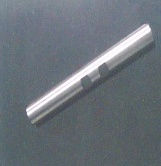
#> input picture 1.jpg, 161 x 166 px
$ python paramerterest.py   (older library calls are emulated)
#> lines starting #> are read from the running program, lines starting #| are printed output that depends on the picture; after the words box and inside, x2 and y2 are one past the last pixel; in counts of white or black regions, pixels touching at a corner belong together
import cv2
import numpy as np
import imutils
from scipy.spatial import distance as dist
from imutils import perspective
from imutils import contours

def midpoint(ptA, ptB):
	return ((ptA[0] + ptB[0]) * 0.5, (ptA[1] + ptB[1]) * 0.5)

knownW = 53 # put original size of an object
im = cv2.imread('1.jpg')
#> im is the input picture: shape (166, 161, 3); mean B, G, R 121.8, 114.7, 107.1
cv2.imshow('input',im)

gray = cv2.cvtColor(im, cv2.COLOR_BGR2GRAY)
ret,thresh = cv2.threshold(gray,140,255,cv2.THRESH_BINARY)
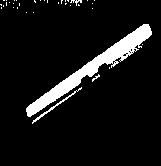
#> thresh: shape (166, 161); 8% white; 36 white regions (32 under 20 px), largest, box (x1, y1, x2, y2) and area: (26, 24, 152, 117) 1910, (32, 87, 82, 124) 120, (70, 0, 82, 6) 28, (92, 74, 100, 82) 20
cv2.imshow('thresh',thresh)

median = cv2.medianBlur(thresh,3)
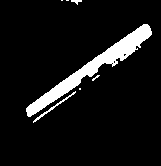
#> median: shape (166, 161); 7.8% white; 7 white regions (4 under 20 px), largest, box (x1, y1, x2, y2) and area: (26, 24, 152, 117) 1919, (33, 91, 76, 123) 107, (71, 0, 82, 5) 28
kernel = np.ones((3,3),np.uint8)
erosion = cv2.erode(median,kernel,iterations = 1)
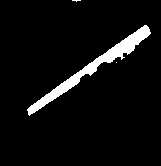
#> erosion: shape (166, 161); 5.4% white; 3 white regions (2 under 20 px), largest, box (x1, y1, x2, y2) and area: (27, 25, 151, 116) 1434
dilate = cv2.dilate(erosion,kernel,iterations = 1)
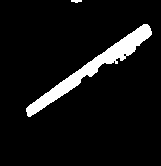
#> dilate: shape (166, 161); 7.2% white; 2 white regions
cv2.imshow('dilate',dilate)

#parameter estimation
# find contours in the edge map
cnts = cv2.findContours(dilate.copy(), cv2.RETR_EXTERNAL,
	cv2.CHAIN_APPROX_SIMPLE)
#> cnts = 2 contours, 1 with area under 20; largest, box (x1, y1, x2, y2) and area: (26, 24, 152, 117) 1756
cnts = imutils.grab_contours(cnts)

# sort the contours from left-to-right and initialize the
# 'pixels per metric' calibration variable
(cnts, _) = contours.sort_contours(cnts)
pixelsPerMetric = None

# loop over the contours individually
for c in cnts:
	# if the contour is not sufficiently large, ignore it
	if cv2.contourArea(c) < 100:
		continue

	# compute the rotated bounding box of the contour
	orig = im.copy()
	box = cv2.minAreaRect(c)
	box = cv2.cv.BoxPoints(box) if imutils.is_cv2() else cv2.boxPoints(box)
	box = np.array(box, dtype="int")

	# order the points in the contour such that they appear
	# in top-left, top-right, bottom-right, and bottom-left
	# order, then draw the outline of the rotated bounding
	# box
	box = perspective.order_points(box)
	cv2.drawContours(orig, [box.astype("int")], -1, (0, 255, 0), 2)
	# loop over the original points and draw them
	for (x, y) in box:
		cv2.circle(orig, (int(x), int(y)), 5, (0, 0, 255), -1)

    # unpack the ordered bounding box, then compute the midpoint
	# between the top-left and top-right coordinates, followed by
	# the midpoint between bottom-left and bottom-right coordinates
	(tl, tr, br, bl) = box
	(tltrX, tltrY) = midpoint(tl, tr)
	(blbrX, blbrY) = midpoint(bl, br)

	# compute the midpoint between the top-left and top-right points,
	# followed by the midpoint between the top-righ and bottom-right
	(tlblX, tlblY) = midpoint(tl, bl)
	(trbrX, trbrY) = midpoint(tr, br)

	# draw the midpoints on the image
	cv2.circle(orig, (int(tltrX), int(tltrY)), 5, (255, 0, 0), -1)
	cv2.circle(orig, (int(blbrX), int(blbrY)), 5, (255, 0, 0), -1)
	cv2.circle(orig, (int(tlblX), int(tlblY)), 5, (255, 0, 0), -1)
	cv2.circle(orig, (int(trbrX), int(trbrY)), 5, (255, 0, 0), -1)

	# draw lines between the midpoints
	cv2.line(orig, (int(tltrX), int(tltrY)), (int(blbrX), int(blbrY)),
		(255, 0, 255), 2)
	cv2.line(orig, (int(tlblX), int(tlblY)), (int(trbrX), int(trbrY)),
		(255, 0, 255), 2)

    # compute the Euclidean distance between the midpoints
	dA = dist.euclidean((tltrX, tltrY), (blbrX, blbrY))
	dB = dist.euclidean((tlblX, tlblY), (trbrX, trbrY))

	# if the pixels per metric has not been initialized, then
	# compute it as the ratio of pixels to supplied metric
	# (in this case, inches)
	if pixelsPerMetric is None:
		pixelsPerMetric = dB / knownW

    # compute the size of the object
	dimA = dA / pixelsPerMetric
	dimB = dB / pixelsPerMetric

	# draw the object sizes on the image
	cv2.putText(orig, "{:.1f}in".format(dimA),
		(int(tltrX - 15), int(tltrY - 10)), cv2.FONT_HERSHEY_SIMPLEX,
		0.65, (255, 255, 255), 2)
	cv2.putText(orig, "{:.1f}in".format(dimB),
		(int(trbrX + 10), int(trbrY)), cv2.FONT_HERSHEY_SIMPLEX,
		0.65, (255, 255, 255), 2)

	# show the output image
	cv2.imshow("Image", orig)
	cv2.waitKey(0)
#> this loop made 2 passes
#> (tl, tr, br, bl, tltrX, tltrY, blbrX, blbrY) on pass 1: ([21, 107], [145, 21], [156, 36], [32, 122], 83, 64, 94, 79)
#> pass 1, `cv2.imshow("Image", orig)`:
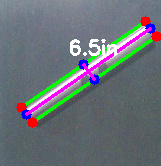
#> window 'Image': shape (166, 161, 3); mean B, G, R 119.3, 112.9, 106
#> after the loop, pixelsPerMetric = 2.85

cv2.destroyAllWindows()

$ run again, with 2.jpg copied over 1.jpg
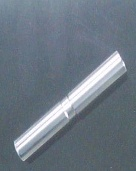
#> input picture 2.jpg, 136 x 171 px
#> im is the input picture: shape (171, 136, 3); mean B, G, R 131.6, 120.5, 109.3
#> `ret,thresh = cv2.threshold(gray,140,255,cv2.THRESH_BINARY)`:
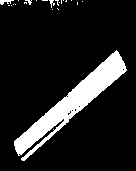
#> thresh: shape (171, 136); 12.7% white; 22 white regions (19 under 20 px), largest, box (x1, y1, x2, y2) and area: (14, 50, 127, 161) 2833, (0, 0, 14, 5) 40, (49, 0, 55, 8) 22
#> median: shape (171, 136); 12.6% white; 8 white regions (6 under 20 px), largest, box (x1, y1, x2, y2) and area: (14, 51, 127, 161) 2842, (0, 0, 13, 5) 40
#> erosion: shape (171, 136); 9.8% white; 6 white regions (3 under 20 px), largest, box (x1, y1, x2, y2) and area: (15, 52, 125, 154) 2213, (23, 133, 53, 160) 33, (0, 0, 11, 3) 20
#> dilate: shape (171, 136); 12.5% white; 6 white regions (3 under 20 px)
#> cnts = 6 contours, 3 with area under 20; largest, box (x1, y1, x2, y2) and area: (14, 51, 126, 155) 2545, (22, 132, 54, 161) 116, (0, 0, 12, 4) 23
#> the loop `for c in cnts:` made 6 passes
#> (tl, tr, br, bl, tltrX, tltrY, blbrX, blbrY) on pass 2: ([9, 144], [115, 49], [130, 66], [24, 161], 62, 96.5, 77, 113.5)
#> after the loop `for c in cnts:`:
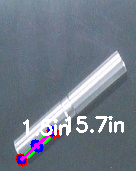
#> orig: shape (171, 136, 3); mean B, G, R 135.7, 122.5, 113.3
#> after the loop `for c in cnts:`: pixelsPerMetric = 2.69

$ run again, with 3.jpg copied over 1.jpg
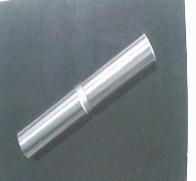
#> input picture 3.jpg, 196 x 181 px
#> im is the input picture: shape (181, 196, 3); mean B, G, R 127.4, 123.2, 114.5
#> `ret,thresh = cv2.threshold(gray,140,255,cv2.THRESH_BINARY)`:
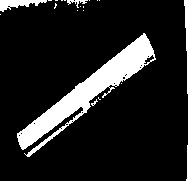
#> thresh: shape (181, 196); 16.3% white; 20 white regions (16 under 20 px), largest, box (x1, y1, x2, y2) and area: (17, 33, 156, 157) 3696, (184, 0, 196, 181) 1665, (0, 0, 47, 12) 289, (67, 0, 88, 8) 64
#> median: shape (181, 196); 16.2% white; 9 white regions (5 under 20 px), largest, box (x1, y1, x2, y2) and area: (17, 33, 156, 157) 3710, (184, 0, 196, 181) 1665, (0, 0, 48, 12) 291, (66, 0, 87, 5) 65
#> erosion: shape (181, 196); 13.1% white; 10 white regions (5 under 20 px), largest, box (x1, y1, x2, y2) and area: (18, 35, 153, 148) 2894, (185, 0, 196, 181) 1478, (0, 0, 46, 10) 223, (68, 0, 86, 3) 28, (28, 140, 47, 156) 23
#> dilate: shape (181, 196); 15.8% white; 5 white regions
#> cnts = 5 contours; box (x1, y1, x2, y2) and area: (17, 34, 154, 149) 3276, (184, 0, 196, 181) 1474, (0, 0, 47, 11) 231, (27, 126, 65, 157) 131, (67, 0, 87, 4) 37
#> the loop `for c in cnts:` made 5 passes
#> (tl, tr, br, bl, tltrX, tltrY, blbrX, blbrY) on pass 1: ([0, 0], [46, 0], [46, 10], [0, 10], 23, 0, 23, 10)
#> after the loop `for c in cnts:`:
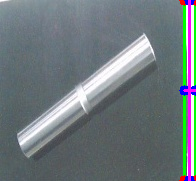
#> orig: shape (181, 196, 3); mean B, G, R 123.5, 119.9, 110.3
#> after the loop `for c in cnts:`: pixelsPerMetric = 0.868

$ run again, with 4.jpg copied over 1.jpg
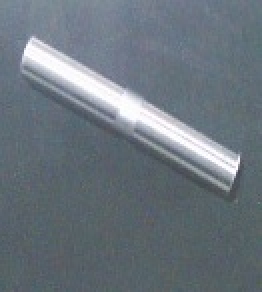
#> input picture 4.jpg, 131 x 146 px (shown 2 times larger)
#> im is the input picture: shape (146, 131, 3); mean B, G, R 125.5, 117.1, 107.2
#> `ret,thresh = cv2.threshold(gray,140,255,cv2.THRESH_BINARY)`:
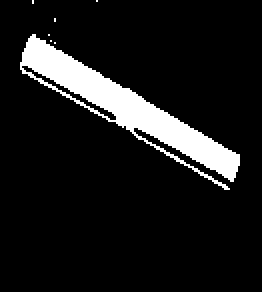
#> thresh: shape (146, 131) (shown 2 times larger); 10.2% white; 7 white regions (6 under 20 px), largest, box (x1, y1, x2, y2) and area: (10, 17, 120, 95) 1951
#> median: shape (146, 131); 10.1% white; 4 white regions (1 under 20 px), largest, box (x1, y1, x2, y2) and area: (10, 17, 120, 91) 1852, (95, 83, 114, 95) 37, (76, 72, 94, 83) 33
#> erosion: shape (146, 131); 7.3% white; 1 white region, box (x1, y1, x2, y2) and area: (12, 19, 119, 89) 1401
#> dilate: shape (146, 131); 9.2% white; 1 white region
#> cnts = 1 contour; box (x1, y1, x2, y2) and area: (11, 18, 120, 90) 1642
#> the loop `for c in cnts:` made 1 pass
#> (tl, tr, br, bl, tltrX, tltrY, blbrX, blbrY) on pass 1: ([16, 15], [122, 79], [113, 94], [6, 30], 69, 47, 59.5, 62)
#> pass 1, `cv2.imshow("Image", orig)`:
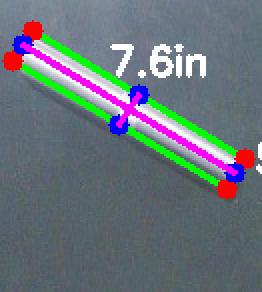
#> window 'Image': shape (146, 131, 3) (shown 2 times larger); mean B, G, R 122, 114.3, 106.2
#> after the loop `for c in cnts:`: pixelsPerMetric = 2.34
